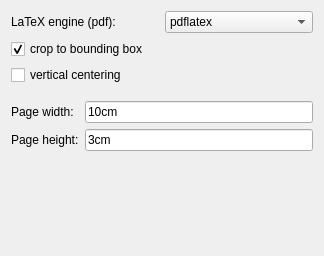
<?xml version="1.0" encoding="UTF-8"?>
<ui version="4.0">
 <class>Form</class>
 <widget class="QWidget" name="Form">
  <property name="geometry">
   <rect>
    <x>0</x>
    <y>0</y>
    <width>324</width>
    <height>256</height>
   </rect>
  </property>
  <property name="windowTitle">
   <string>Form</string>
  </property>
  <layout class="QGridLayout" name="gridLayout">
   <item row="9" column="0">
    <widget class="QCheckBox" name="INPUT_vertical_centering">
     <property name="text">
      <string>vertical centering</string>
     </property>
    </widget>
   </item>
   <item row="12" column="0">
    <spacer name="verticalSpacer">
     <property name="orientation">
      <enum>Qt::Vertical</enum>
     </property>
     <property name="sizeHint" stdset="0">
      <size>
       <width>20</width>
       <height>20</height>
      </size>
     </property>
    </spacer>
   </item>
   <item row="8" column="0">
    <widget class="QCheckBox" name="INPUT_crop">
     <property name="text">
      <string>crop to bounding box</string>
     </property>
     <property name="checked">
      <bool>true</bool>
     </property>
    </widget>
   </item>
   <item row="0" column="0">
    <layout class="QHBoxLayout" name="horizontalLayout">
     <item>
      <widget class="QLabel" name="label_2">
       <property name="text">
        <string>LaTeX engine (pdf):</string>
       </property>
      </widget>
     </item>
     <item>
      <widget class="QComboBox" name="INPUT_ltxengine">
       <property name="palette">
        <palette>
         <active>
          <colorrole role="Text">
           <brush brushstyle="SolidPattern">
            <color alpha="255">
             <red>139</red>
             <green>57</green>
             <blue>29</blue>
            </color>
           </brush>
          </colorrole>
         </active>
         <inactive>
          <colorrole role="Text">
           <brush brushstyle="SolidPattern">
            <color alpha="255">
             <red>139</red>
             <green>57</green>
             <blue>29</blue>
            </color>
           </brush>
          </colorrole>
         </inactive>
         <disabled>
          <colorrole role="Text">
           <brush brushstyle="SolidPattern">
            <color alpha="255">
             <red>127</red>
             <green>127</green>
             <blue>127</blue>
            </color>
           </brush>
          </colorrole>
         </disabled>
        </palette>
       </property>
       <item>
        <property name="text">
         <string>pdflatex</string>
        </property>
       </item>
       <item>
        <property name="text">
         <string>xelatex</string>
        </property>
       </item>
       <item>
        <property name="text">
         <string>lualatex</string>
        </property>
       </item>
      </widget>
     </item>
    </layout>
   </item>
   <item row="10" column="0">
    <layout class="QGridLayout" name="gridLayout_2">
     <property name="topMargin">
      <number>10</number>
     </property>
     <item row="0" column="0">
      <widget class="QLabel" name="label">
       <property name="text">
        <string>Page width:</string>
       </property>
      </widget>
     </item>
     <item row="0" column="1">
      <widget class="QLineEdit" name="INPUT_pagesize_x">
       <property name="text">
        <string>10cm</string>
       </property>
      </widget>
     </item>
     <item row="1" column="0">
      <widget class="QLabel" name="label2">
       <property name="text">
        <string>Page height:</string>
       </property>
      </widget>
     </item>
     <item row="1" column="1">
      <widget class="QLineEdit" name="INPUT_pagesize_y">
       <property name="text">
        <string>3cm</string>
       </property>
      </widget>
     </item>
    </layout>
   </item>
  </layout>
 </widget>
 <resources/>
 <connections/>
</ui>
